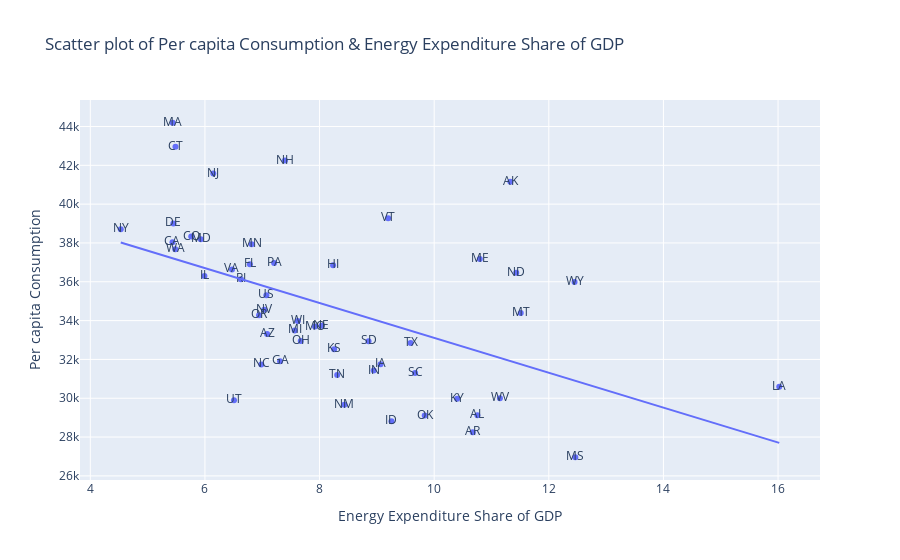

Here is the notebook cell this chart was saved with:
### Markdown cell above
Now lets analyze a scatter plot to see the relationship with share of expenditure of GDP and per capita consumption

### Code cell
fig_scatter = px.scatter(state_averages,
            x="Exp_GDP_%",
            y="Per capita Consumption",
            title="Scatter plot of Per capita Consumption & Energy Expenditure Share of GDP",
            labels={'Per capita Consumption in $': 'Per capita Consumption', 'Exp_GDP_%': 'Energy Expenditure Share of GDP'},
            trendline="ols",
            text='State')

fig_scatter.show()

### Figure 1 — Plotly figure (JSON) as saved in the notebook; plotly's stock layout.template omitted (floating-point values rounded to 4 significant figures)
{"data": [{"hovertemplate": "Energy Expenditure Share of GDP=%{x}<br>Per capita Consumption=%{y}<br>State=%{text}<extra></extra>", "legendgroup": "", "marker": {"color": "#636efa", "symbol": "circle"}, "mode": "markers+text", "name": "", "orientation": "v", "showlegend": false, "text": ["AK", "AL", "AR", "AZ", "CA", "CO", "CT", "DE", "FL", "GA", "HI", "IA", "ID", "IL", "IN", "KS", "KY", "LA", "MA", "MD", "ME", "MI", "MN", "MO", "MS", "MT", "NC", "ND", "NE", "NH", "NJ", "NM", "NV", "NY", "OH", "OK", "OR", "PA", "RI", "SC", "SD", "TN", "TX", "US", "UT", "VA", "VT", "WA", "WI", "WV", "WY"], "type": "scatter", "x": [11.33, 10.75, 10.67, 7.085, 5.434, 5.761, 5.486, 5.45, 6.785, 7.311, 8.236, 9.065, 9.255, 5.991, 8.945, 8.254, 10.4, 16.02, 5.437, 5.928, 10.8, 7.566, 6.815, 7.92, 12.46, 11.51, 6.983, 11.43, 8.033, 7.396, 6.146, 8.432, 7.035, 4.531, 7.672, 9.835, 6.944, 7.207, 6.628, 9.666, 8.855, 8.307, 9.589, 7.072, 6.508, 6.472, 9.196, 5.482, 7.62, 11.15, 12.45], "xaxis": "x", "y": [41150.0, 29130.0, 28250.0, 33300.0, 38040.0, 38330.0, 42960.0, 39010.0, 36910.0, 31910.0, 36850.0, 31750.0, 28810.0, 36300.0, 31430.0, 32520.0, 29970.0, 30590.0, 44190.0, 38190.0, 37170.0, 33490.0, 37940.0, 33690.0, 26960.0, 34390.0, 31740, 36470.0, 33740.0, 42250.0, 41570.0, 29660.0, 34560.0, 38700.0, 32950.0, 29110.0, 34270.0, 36969, 36128, 31300.0, 32940.0, 31200.0, 32851, 35310.0, 29890.0, 36640.0, 39270.0, 37680.0, 33990.0, 30000.0, 35980.0], "yaxis": "y"}, {"hovertemplate": "<b>OLS trendline</b><br>Per capita Consumption = -898.524 * Exp_GDP_% + 42097.3<br>R<sup>2</sup>=0.256085<br><br>Energy Expenditure Share of GDP=%{x}<br>Per capita Consumption=%{y} <b>(trend)</b><extra></extra>", "legendgroup": "", "marker": {"color": "#636efa", "symbol": "circle"}, "mode": "lines", "name": "", "showlegend": false, "type": "scatter", "x": [4.531, 5.434, 5.437, 5.45, 5.482, 5.486, 5.761, 5.928, 5.991, 6.146, 6.472, 6.508, 6.628, 6.785, 6.815, 6.944, 6.983, 7.035, 7.072, 7.085, 7.207, 7.311, 7.396, 7.566, 7.62, 7.672, 7.92, 8.033, 8.236, 8.254, 8.307, 8.432, 8.855, 8.945, 9.065, 9.196, 9.255, 9.589, 9.666, 9.835, 10.4, 10.67, 10.75, 10.8, 11.15, 11.33, 11.43, 11.51, 12.45, 12.46, 16.02], "xaxis": "x", "y": [38030.0, 37210.0, 37210.0, 37200.0, 37170.0, 37170.0, 36920.0, 36770.0, 36710.0, 36580.0, 36280.0, 36250.0, 36140.0, 36000.0, 35970.0, 35860.0, 35820.0, 35780.0, 35740.0, 35730.0, 35620.0, 35530.0, 35450.0, 35300.0, 35250.0, 35200.0, 34980.0, 34880.0, 34700.0, 34680.0, 34630.0, 34520.0, 34140.0, 34060.0, 33950.0, 33830.0, 33780.0, 33480.0, 33410.0, 33260.0, 32750.0, 32510.0, 32430.0, 32400.0, 32080.0, 31920.0, 31830.0, 31750.0, 30910.0, 30900.0, 27700.0], "yaxis": "y"}], "layout": {"legend": {"tracegroupgap": 0}, "title": {"text": "Scatter plot of Per capita Consumption & Energy Expenditure Share of GDP"}, "xaxis": {"anchor": "y", "domain": [0, 1], "title": {"text": "Energy Expenditure Share of GDP"}}, "yaxis": {"anchor": "x", "domain": [0, 1], "title": {"text": "Per capita Consumption"}}}}
